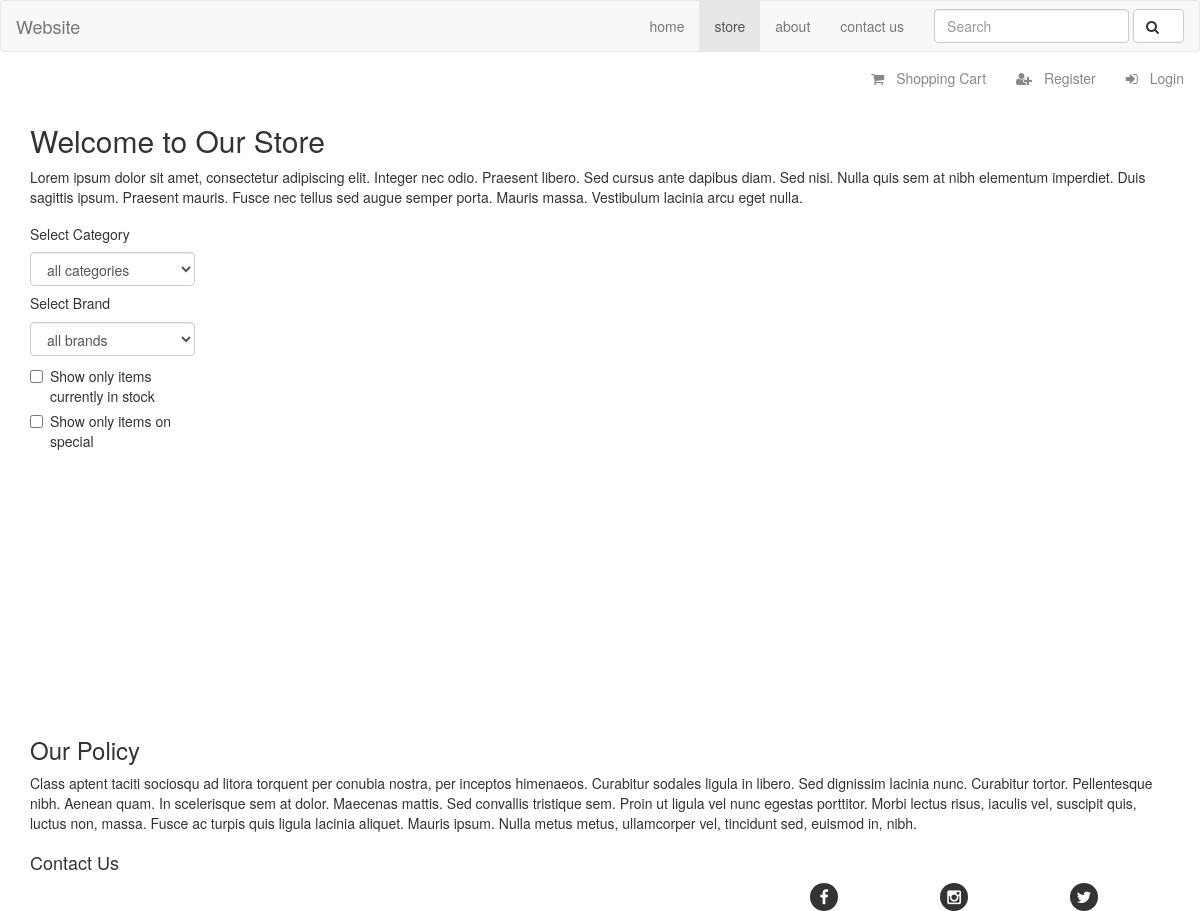
The page /store.php on the database its author committed.
### tables this page shows
CREATE TABLE IF NOT EXISTS `pages` (
  `id` tinyint(2) NOT NULL AUTO_INCREMENT,
  `name` varchar(32) NOT NULL,
  `link` varchar(32) NOT NULL,
  `parentid` tinyint(2) NOT NULL DEFAULT '0',
  `level` tinyint(2) NOT NULL DEFAULT '0',
  `pagesgroup` int(4) NOT NULL,
  `published` tinyint(1) NOT NULL DEFAULT '1',
  `icon_name` varchar(24) NOT NULL,
  `show_icon` tinyint(1) NOT NULL DEFAULT '0',
  `show_name` tinyint(1) NOT NULL DEFAULT '1',
  `pagetitle` varchar(32) NOT NULL,
  `showorder` tinyint(2) NOT NULL,
  `needlogin` tinyint(1) NOT NULL DEFAULT '0',
  `admin` tinyint(1) NOT NULL DEFAULT '0',
  PRIMARY KEY (`id`),
  UNIQUE KEY `id` (`id`),
  UNIQUE KEY `name_2` (`name`),
  KEY `name` (`name`),
  KEY `pagetitle` (`pagetitle`),
  KEY `group` (`pagesgroup`),
  KEY `pagesgroup` (`pagesgroup`),
  KEY `id_2` (`id`)
);

CREATE TABLE IF NOT EXISTS `sitecontent` (
  `id` int(11) NOT NULL AUTO_INCREMENT,
  `title` varchar(128) NOT NULL,
  `excerpt` varchar(512) NOT NULL,
  `content` text NOT NULL,
  `pageid` tinyint(4) NOT NULL,
  `published` tinyint(1) NOT NULL DEFAULT '1',
  PRIMARY KEY (`id`),
  KEY `id` (`id`),
  KEY `pageid` (`pageid`)
);

### store.php (the view)
<?php
include("includes/head.php");
?>
<main class="main">
    <div class="container">
        <div class="row">
            <div class="col-md-12">
                <h2>
                    <?php echo $sectionname;?>
                </h2>
                <p>
                    <?php
                    echo "<p>".$content[0]['content']."</p>";
                    ?>
                </p>
            </div>
        </div>
        <div class="row">
            <div class="col-md-2 sidebar">
                <form id="store-view-filter">
                    <h5>Select Category</h5>
                    <select class="form-control" id="category-select">
                        <?php
                            $filter = getProductFilter($dbconnection,"categories");
                            foreach ($filter as $category) {
                                $id=$category["id"];
                                $name=$category["name"];
                                echo "<option value=\"$id\">$name</option>";
                            }
                        ?>
                    </select>
                    <h5>Select Brand</h5>
                    <select class="form-control" id="brand-select">
                        <?php
                            $filter = getProductFilter($dbconnection,"brands");
                            foreach ($filter as $category) {
                                $id=$category["id"];
                                $name=$category["name"];
                                echo "<option value=\"$id\">$name</option>";
                            }
                        ?>
                    </select>
                    <div class="checkbox">
                        <label>
                            <input id="stocklevel" type="checkbox" name="stocklevel" value="1">
                            Show only items currently in stock
                        </label>
                    </div>
                    <div class="checkbox">
                        <label>
                            <input id="special" type="checkbox" name="special" value="1">
                            Show only items on special
                        </label>
                    </div>
                </form>
            </div>
            <div class="col-md-10 store-products">
            </div>
        </div>
        <div class="row">
            <div class="col-md-12">
                <h3>
                    <?php
                    echo "<p>".$content[1]['title']."</p>";
                    ?>
                </h3>
                <p>
                    <?php
                    echo "<p>".$content[1]['content']."</p>";
                    ?>
                </p>
            </div>
        </div>
    </div>
</main>
<?php include("includes/footer.php");?>

### includes/head.php (shortened to what this page needs)
<?php
include_once("dbconnection.php");
include_once("functions.php");
$tablename = "pages";
$sectionname = getPageTitle($dbconnection,$tablename);
$content = getPageContent($dbconnection);
?>
<!doctype html>
<html>
    <head>
        <?php
        include("styles.php");
        ?>
    </head>
    <body>
<?php
include("pageheader.php");
?>

### includes/styles.php
<link rel="stylesheet" href="components/bootstrap/dist/css/bootstrap.css">
<link rel="stylesheet" href="components/font-awesome/css/font-awesome.css">
<link rel="stylesheet" href="css/styles.css">

### includes/pageheader.php
<header>
    <?php include("navigation.php");?>
</header>

### includes/navigation.php (shortened to what this page needs)
<nav class="navbar navbar-default top-nav">
    <div class="container-fluid">
        <div class="navbar-header">
          <a class="navbar-brand" href="index.php">Website</a>
        </div>
        <div class="collapse navbar-collapse" id="main-menu">
            <?php
            $nav = getNavigationItems(0,$dbconnection,$tablename,1,"navbar-right main-nav");
            echo implode("",$nav);
            ?>
            <form class="navbar-form navbar-right"
            role="search"
            action="search_result.php"
            method="post">
                <div class="form-group">
                    <input type="text"
                    class="form-control"
                    placeholder="Search"
                    name="search">
                </div>
                <button type="submit" class="btn btn-default">
                    <i class="fa fa-search"></i>
                </button>
            </form>
        </div>
    </div>
</nav>
<nav class="navbar top-nav">
    <div class="container-fluid">
        <?php
        $usernav = getNavigationItems(0,$dbconnection,$tablename,2,"navbar-right user-nav");
        echo implode($usernav);
        ?>
    </div>
</nav>

### includes/functions.php (shortened to what this page needs)
<?php
function getCurrentPage(){
    $current = array();
    $current["url"] = basename($_SERVER['HTTP_HOST'].$_SERVER['REQUEST_URI']);
    $current["page"] = parse_url($current["url"])["path"];
    $current["file"] = basename($_SERVER['PHP_SELF']);
    $current["request"] = basename($_SERVER['REQUEST_URI']);
    return $current;
}
function getPageTitle($connection,$table){
    $current = getCurrentPage();
    $currentpage = basename($current["file"]);
    $query = "SELECT pagetitle,id FROM $table WHERE link='$currentpage'";
    $result = $connection->query($query);
    if($result->num_rows>0){
        while($row = $result->fetch_assoc()){
            $pagetitle = $row["pagetitle"];
            return $pagetitle;
        }
    }
    else{
        return "Page";
    }
}
function getPageContent($dbconnection){
    $pagecontent = array();
    $currentpageid = $_SESSION["page_id"];
    $query= "SELECT * FROM sitecontent WHERE pageid='$currentpageid' AND published=1";
    $result = $dbconnection->query($query);
    if($result->num_rows>0){
        $content = array();
        while($row=$result->fetch_assoc()){
          $content["id"] = $row["id"];
          $content["title"] = $row["title"];
          $content["excerpt"] = $row["excerpt"];
          $content["content"] = $row["content"];
          array_push($pagecontent,$content);
        }
        return $pagecontent;
    }
}
function getNavigationItems($startlevel,$connection,$table,$group,$navclass=""){
    $level=$startlevel;
    $navigation = array();
    $query = "SELECT * FROM `$table`
    WHERE level='$level'
    AND pagesgroup='$group'
    AND published=1
    ORDER BY showorder ASC";
    $navresult = $connection->query($query);
    if($navresult->num_rows>0){
        $navstart = "<ul class=\"nav navbar-nav $navclass\">";
        array_push($navigation,$navstart);
        while($row = $navresult->fetch_assoc()){
            $name = $row["name"];
            $link = $row["link"];
            $icon = $row["icon_name"];
            $showicon = $row["show_icon"];
            $showname = $row["show_name"];
            $needlogin = $row["needlogin"];
            $admin = $row["admin"];
            $class = addClases($link);
            if($needlogin==0 && $link!="login.php" && $link!="register.php"){
                if($class=="active"){
                    $menuitem = "<li class=\"$class\">".
                    addIconToLink($link,$name,$showname,$showicon,$icon);
                }
                elseif($class=="dropdown" || $class=="active dropdown"){
                    $menuitem = "<li class=\"$class\">
                    <a class=\"dropdown-toggle\"
                    data-toggle=\"dropdown\" href=\"$link\">$name
                    <span class=\"caret\"></span></a>";
                }
                else{
                    $menuitem = "<li>".addIconToLink($link,$name,$showname,$showicon,$icon);
                }
                array_push($navigation,$menuitem);
                array_push($navigation,"</li>");
            }
            elseif($needlogin && $_SESSION["userid"] && $admin==0){
                $menuitem = "<li class=\"$class\">".addIconToLink($link,$name,$showname,$showicon,$icon)."</li>";
                array_push($navigation,$menuitem);
            }
            elseif($needlogin && $admin && $_SESSION["userid"] && $_SESSION["admin"]){
                $menuitem = "<li class=\"$class\">".addIconToLink($link,$name,$showname,$showicon,$icon)."</li>";
                array_push($navigation,$menuitem);
            }
            elseif($link=="login.php" && !$_SESSION["userid"]){
                $menuitem = "<li class=\"$class\">".addIconToLink($link,$name,$showname,$showicon,$icon)."</li>";
                array_push($navigation,$menuitem);
            }
            elseif($link=="register.php" && !$_SESSION["userid"]){
                $menuitem = "<li class=\"$class\">".addIconToLink($link,$name,$showname,$showicon,$icon)."</li>";
                array_push($navigation,$menuitem);
            }
        }
        return $navigation;
    }
}
function addClases($link){
    $current = getCurrentPage();
    $classes = array();
    if($link==$current["url"] || $link==$current["page"] || $link==$current["file"]){
        array_push($classes,"active");
    }
    elseif($link=="register.php"){
        array_push($classes,"shopping-cart");
    }
    elseif($link=="#" || $link==""){
        array_push($classes,"dropdown");
    }
    return implode(" ",$classes);
}
function addIconToLink($link,$name,$showname,$showicon,$icon){
    if($showicon && $showname){
        if($icon){
            $linkwithicon = "<a href=\"$link\"><i class=\"$icon\"></i>$name";
        }
    }
    elseif($showicon && !$showname){
        if($icon){
            $linkwithicon = "<a href=\"$link\"><i class=\"$icon\"></i>";
        }
    }
    elseif(!$showicon && $showname){
        $linkwithicon = "<a href=\"$link\">$name";
    }
    $linkwithicon = $linkwithicon."<span class=\"badge\"></span></a>";
    return $linkwithicon;
}
function getProductFilter($connection,$filter){
    switch($filter){
        case "categories":
            $table = "categories";
            break;
        case "brands":
            $table = "brands";
            break;
    }
    $query = "SELECT id,name FROM $table";
    $result = $connection->query($query);
    $categories = array();
    $all = array("id"=>0,"name"=>"all $table");
    array_push($categories,$all);
    if($result->num_rows > 0){
        while($row = $result->fetch_assoc()){
            array_push($categories,$row);
        }
        return $categories;
    }
}
?>

### includes/footer.php (shortened to what this page needs)
<footer class="main-footer">
    <div class="container">
        <div class="row">
            <div class="col-md-4">
                <h4>Contact Us</h4>
            </div>
            <div class="col-md-4">
            </div>
            <div class="col-md-4">
                <div class="row social">
                    <h4>Follow Us</h4>
                    <div class="col-md-4">
                        <a href="#"><i class="fa fa-facebook"></i></a>
                    </div>
                    <div class="col-md-4">
                        <a href="#"><i class="fa fa-instagram"></i></a>
                    </div>
                    <div class="col-md-4">
                        <a href="#"><i class="fa fa-twitter"></i></a>
                    </div>
                </div>
            </div>
        </div>
    </div>
</footer>
</body>
</html>

### css/styles.css (style rules this page uses)
.main-nav { margin-bottom:0; }
.user-nav { background-color:transparent; border-bottom:transparent 0px; }
.user-nav li>a { color:#888888; }
.main-nav i,.user-nav i { padding-right:12px; }
.main { min-height:550px; }
.social { color:white; }
.social a { font-size:16px; color:inherit; display:flex; justify-content:center; align-items:center; width:28px; height:28px; border-radius:50%; background-color:#333; text-decoration:none; }
.top-nav { margin-bottom: 0; }
.store-products { position: relative; min-height: 500px; }

### rows shown on the page
pages: name "home"
pages: name "store", pagetitle "Welcome to Our Store"
pages: name "about"
pages: name "contact us"
pages: name "Shopping Cart"
pages: name "Register"
pages: name "Login"
sitecontent: content "Lorem ipsum dolor sit amet, consectetur adipiscing elit. Integer nec odio. Praesent libero. Sed cursus ante dapibus diam. Sed nisi. Nulla quis sem at nibh elementum imperdiet. Duis sagittis ipsum. Praesent mauris. Fusce nec tellus sed augue semper porta. Mauris massa. Vestibulum lacinia arcu eget nulla."
sitecontent: title "Our Policy", content "Class aptent taciti sociosqu ad litora torquent per conubia nostra, per inceptos himenaeos. Curabitur sodales ligula in libero. Sed dignissim lacinia nunc. Curabitur tortor. Pellentesque nibh. Aenean quam. In scelerisque sem at dolor. Maecenas mattis. Sed convallis tristique sem. Proin ut ligula vel nunc egestas porttitor. Morbi lectus risus, iaculis vel, suscipit quis, luctus non, massa. Fusce ac turpis quis ligula lacinia aliquet. Mauris ipsum. Nulla metus metus, ullamcorper vel, tincidunt sed, euismod in, nibh."

### other values the page prints
form field value "all categories"
form field value "all brands"
